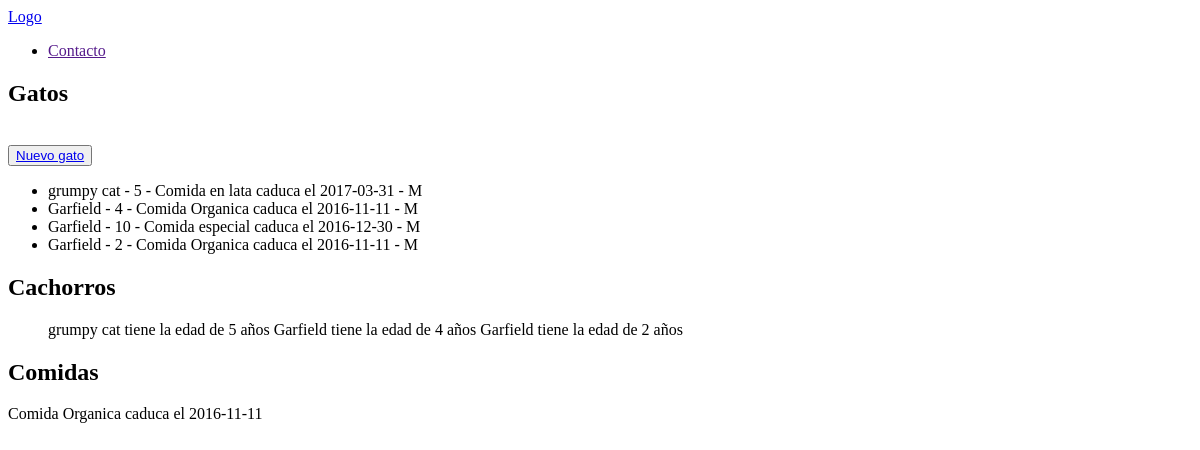
/gatos/hola/, run on an earlier commit of the app's database.
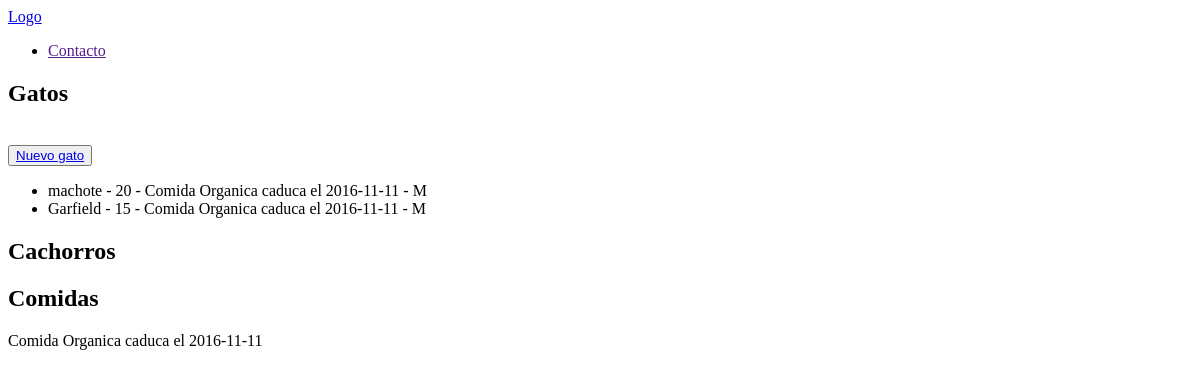
And on a later commit of the database.
### Gatos/models.py (models this page shows, shortened)
class Gato(models.Model):
    class Meta:
        verbose_name = "Gato"
        verbose_name_plural = "Gatos"
    name = models.CharField(max_length=10, blank=False, null=False)
    age = models.IntegerField(blank=True, null=False, default=0)
    callejero = models.BooleanField(default=False)
    sexo = models.CharField(max_length=10, choices=SEXO_CHOICES)
    date_added = models.DateTimeField(auto_now_add=True)
    comida = models.ForeignKey(Comida, related_name='gato_comida')

class Comida(models.Model):
	tipo = models.CharField(max_length=25, blank=False, null=False)
	compra = models.DateField(auto_now_add=True)
	caducidad = models.DateField()
	def __str__(self):
		return "Comida {0} caduca el {1}".format(self.tipo, str(self.caducidad))

### Gatos/views.py (the view)
def index(request):
	gatos = Gato.objects.all().order_by("-name")
	cachorros = gatos.filter(age__lte = 5)
	comidas = Comida.objects.filter(caducidad__range=("2016-11-01", "2016-12-31")).first()
	return render(request, "gatos.html",{"gatos":gatos, "comidas":comidas, "cachorros":cachorros})

### templates/gatos.html (shortened to what this page needs)
{% extends "main.html" %}
{% block body %}
	<h2>Gatos</h2>
	<button><a href="{% url 'gatos-nuevo' %}">Nuevo gato</a></button>
	<ul>
	{% for gato in gatos %}
		<li>{{gato.name}} - {{gato.age}} - {{gato.comida}} - {{gato.sexo}}</li>
	{% endfor %}
	</ul>
	<h2>Cachorros</h2>
	<ul>
		{% for cachorro in cachorros %}
			{{cachorro.name}} tiene la edad de {{cachorro.age}} años
		{% endfor %}
	</ul>
	<h2>Comidas</h2>
		{{comidas}}
{% endblock body %}

What changed in the data, as far as the page shows it:
removed Gato: name "grumpy cat", age "5", comida "Comida en lata caduca el 2017-03-31", sexo "M"
no longer on one of the page's lists (row edited): Gato: name "Garfield", age "4"
removed Gato: name "Garfield", age "10", comida "Comida especial caduca el 2016-12-30", sexo "M", shown under "Gatos"
removed Gato: name "Garfield", age "2", comida "Comida Organica caduca el 2016-11-11", sexo "M"
added Gato: name "machote", age "20", comida "Comida Organica caduca el 2016-11-11", sexo "M", shown under "Gatos"
changed Gato "Garfield": age "4" → "15"
